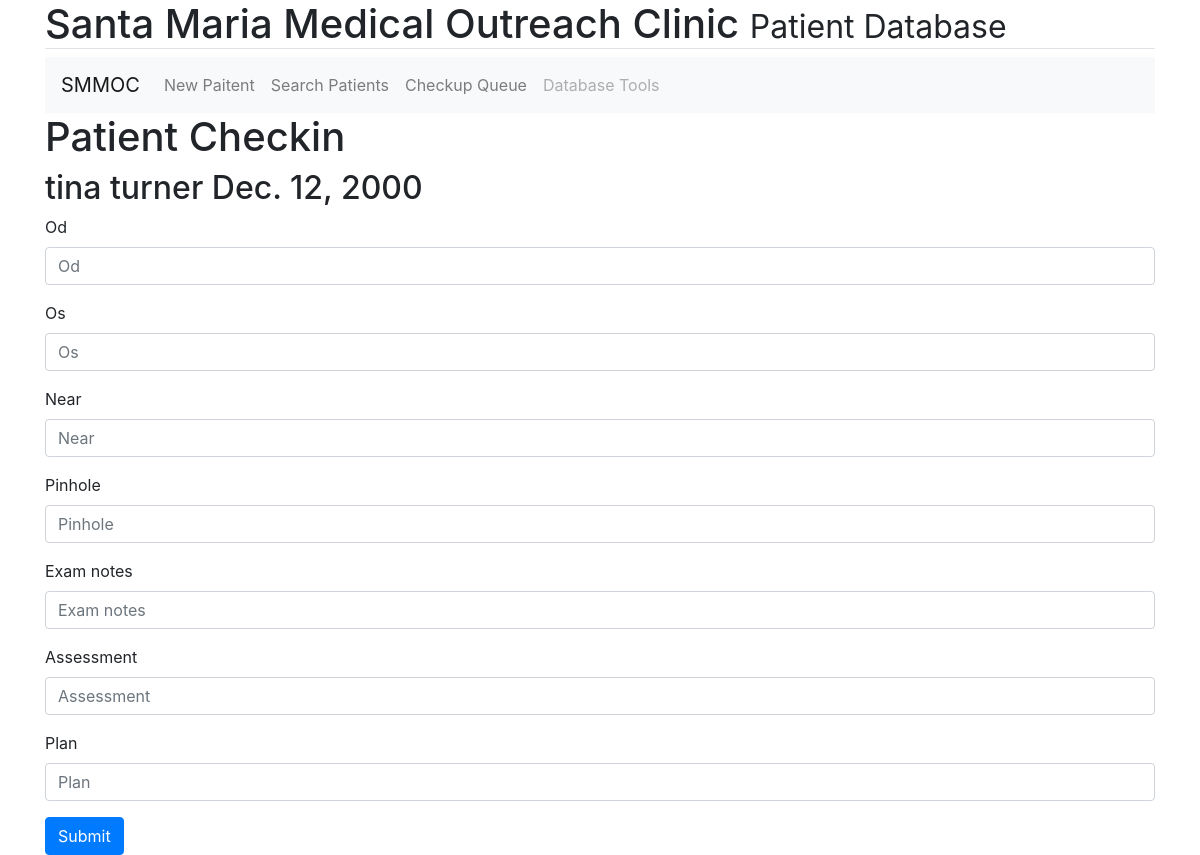
Page /eye_care_queue/16 on the committed database.
### patientRecords/models.py (models this page shows, shortened)
class PatientInfo(models.Model):
    first_name = models.CharField(max_length=100)
    nickname = models.CharField(max_length=100, blank=True)
    last_name = models.CharField(max_length=100)
    date_of_birth = models.DateField(auto_now=False, auto_now_add=False)
    school_grade = models.CharField(max_length=15, blank=True)
    MALE = 'Male'
    FEMALE = 'Female'
    NEITHER = 'Neither'
    SEX_CHOICES =(
        (MALE, 'Male'),
        (FEMALE, 'Female'),
        (NEITHER,'Neither'),
    )
    sex = models.CharField(max_length=7, choices=SEX_CHOICES, default=NEITHER)
    SANTA_MARIA = 'Santa Maria'
    SAN_JOSE = 'San Jose'
    PREPA = 'Prepa'
    NONE = 'None'
    SCHOOL_CHOICES=(
        (SANTA_MARIA, 'Santa Maria'),
        (SAN_JOSE, 'San Jose'),
        (PREPA, 'Prepa'),
        (NONE, 'None')
    )
    school = models.CharField(max_length=20, choices=SCHOOL_CHOICES, default=NONE)

### patientRecords/views.py (the view)
# urls.py: path('eye_care_queue/<int:id>', views.EyeExamForm, name='eye_care_form'),
def EyeExamForm(request, id):
    patient = get_object_or_404(PatientInfo, pk=id)
    form = forms.EyeForm()
    return render(request, 'patientRecords/eye_care_form.html', {'patient': patient, 'form': form})

### patientRecords/forms.py
class EyeForm(forms.ModelForm):
    class Meta:
        model= models.EyeCare
        fields=['od','os','near','pinhole','exam_notes','assessment','plan']

### patientRecords/templates/patientRecords/eye_care_form.html (shortened to what this page needs)
{% extends 'base_layout.html' %}
{% load bootstrap4 %}
{% block content %}
<div class="container">
  <h1>Patient Checkin</h1>
  <h2>{{patient.first_name}} {{patient.last_name}} {{patient.date_of_birth}}</h2>
</div>
<div class="container">
  <form  action="{% url 'patientRecords:eye_exam_submit' %}" method="POST" class="form">
    {% bootstrap_form form %}
    {% buttons %}
        <button type="submit" class="btn btn-primary">Submit</button>
    {% endbuttons %}
  </form>
</div>
{% endblock %}

### rows in the picture
PatientInfo: first_name "tina", last_name "turner", date_of_birth "Dec. 12, 2000"
